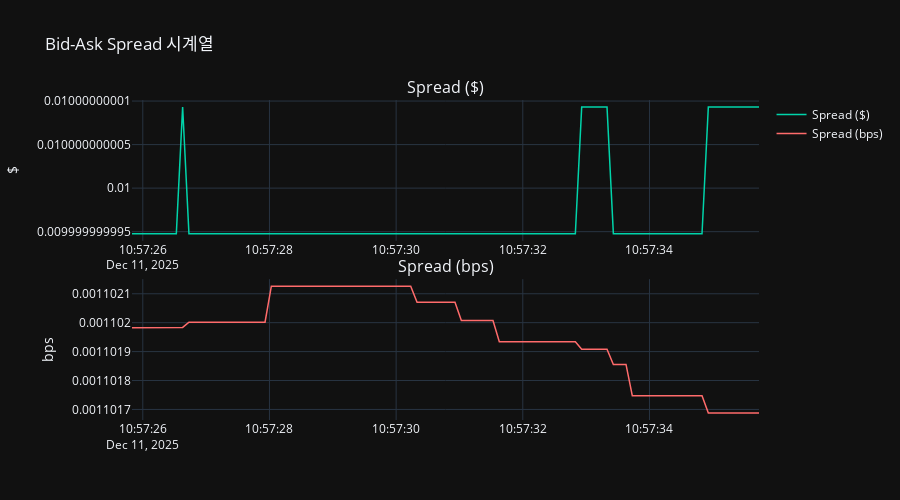

Write notebook code for a chart like this one.
### Markdown cell above
---

## 3. Bid-Ask Spread 분석

### 개념 설명

**Spread (스프레드)** = Best Ask - Best Bid

스프레드는 다음을 의미합니다:

1. **거래 비용**: 즉시 사고팔면 스프레드만큼 손해
2. **유동성 지표**: 스프레드가 좁을수록 유동성 높음
3. **시장 효율성**: 효율적인 시장일수록 스프레드가 좁음

**Basis Points (bps)**: 상대적 스프레드
- 1 bps = 0.01% = 0.0001
- BTC/USDT: 보통 0.1~2 bps (매우 유동적)
- 알트코인: 5~50+ bps (유동성 낮음)

### Code cell
# Spread 시계열 시각화
fig = make_subplots(
    rows=2, cols=1,
    subplot_titles=('Spread ($)', 'Spread (bps)'),
    vertical_spacing=0.12
)

# 절대 스프레드
fig.add_trace(
    go.Scatter(
        x=df.index,
        y=df['spread'],
        mode='lines',
        name='Spread ($)',
        line=dict(color='#00D4AA', width=1.5)
    ),
    row=1, col=1
)

# 상대 스프레드 (bps)
fig.add_trace(
    go.Scatter(
        x=df.index,
        y=df['spread_bps'],
        mode='lines',
        name='Spread (bps)',
        line=dict(color='#FF6B6B', width=1.5)
    ),
    row=2, col=1
)

fig.update_layout(
    title='Bid-Ask Spread 시계열',
    height=500,
    template='plotly_dark',
    showlegend=True
)

fig.update_yaxes(title_text='$', row=1, col=1)
fig.update_yaxes(title_text='bps', row=2, col=1)

fig.show()
